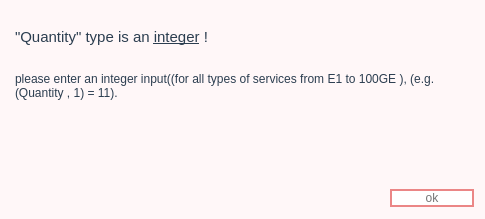
<?xml version="1.0" encoding="UTF-8"?>
<ui version="4.0">
 <class>Quantity_type_error</class>
 <widget class="QWidget" name="Quantity_type_error">
  <property name="geometry">
   <rect>
    <x>0</x>
    <y>0</y>
    <width>485</width>
    <height>219</height>
   </rect>
  </property>
  <property name="windowTitle">
   <string>Type Error</string>
  </property>
  <property name="windowIcon">
   <iconset resource="iconresources.qrc">
    <normaloff>:/newPrefix/error_icon.png</normaloff>:/newPrefix/error_icon.png</iconset>
  </property>
  <property name="styleSheet">
   <string notr="true">background-color: rgb(255, 247, 248);</string>
  </property>
  <layout class="QGridLayout" name="gridLayout">
   <item row="0" column="0" colspan="2">
    <widget class="QTextEdit" name="textEdit">
     <property name="styleSheet">
      <string notr="true">color:#2c3e50</string>
     </property>
     <property name="frameShape">
      <enum>QFrame::NoFrame</enum>
     </property>
     <property name="horizontalScrollBarPolicy">
      <enum>Qt::ScrollBarAlwaysOff</enum>
     </property>
     <property name="tabChangesFocus">
      <bool>false</bool>
     </property>
     <property name="readOnly">
      <bool>true</bool>
     </property>
     <property name="html">
      <string>&lt;!DOCTYPE HTML PUBLIC &quot;-//W3C//DTD HTML 4.0//EN&quot; &quot;http://www.w3.org/TR/REC-html40/strict.dtd&quot;&gt;
&lt;html&gt;&lt;head&gt;&lt;meta name=&quot;qrichtext&quot; content=&quot;1&quot; /&gt;&lt;style type=&quot;text/css&quot;&gt;
p, li { white-space: pre-wrap; }
&lt;/style&gt;&lt;/head&gt;&lt;body style=&quot; font-family:'MS Shell Dlg 2'; font-size:7.8pt; font-weight:400; font-style:normal;&quot;&gt;
&lt;p style=&quot; margin-top:0px; margin-bottom:0px; margin-left:0px; margin-right:0px; -qt-block-indent:0; text-indent:0px;&quot;&gt;&lt;span style=&quot; font-size:8pt;&quot;&gt; &lt;/span&gt;&lt;/p&gt;
&lt;p style=&quot; margin-top:0px; margin-bottom:0px; margin-left:0px; margin-right:0px; -qt-block-indent:0; text-indent:0px;&quot;&gt;&lt;span style=&quot; font-size:11pt;&quot;&gt;&amp;quot;Quantity&amp;quot; type is an &lt;/span&gt;&lt;span style=&quot; font-size:11pt; text-decoration: underline;&quot;&gt;integer&lt;/span&gt;&lt;span style=&quot; font-size:11pt;&quot;&gt; !  &lt;/span&gt;&lt;/p&gt;
&lt;p style=&quot; margin-top:0px; margin-bottom:0px; margin-left:0px; margin-right:0px; -qt-block-indent:0; text-indent:0px;&quot;&gt;&lt;span style=&quot; font-size:8pt;&quot;&gt; &lt;/span&gt;&lt;/p&gt;
&lt;p style=&quot;-qt-paragraph-type:empty; margin-top:0px; margin-bottom:0px; margin-left:0px; margin-right:0px; -qt-block-indent:0; text-indent:0px; font-size:8pt;&quot;&gt;&lt;br /&gt;&lt;/p&gt;
&lt;p style=&quot; margin-top:0px; margin-bottom:0px; margin-left:0px; margin-right:0px; -qt-block-indent:0; text-indent:0px;&quot;&gt;&lt;span style=&quot; font-size:9pt;&quot;&gt;please enter an integer input((for all types of services from E1 to 100GE ), (e.g. (Quantity , 1) = 11).&lt;/span&gt;&lt;/p&gt;&lt;/body&gt;&lt;/html&gt;</string>
     </property>
    </widget>
   </item>
   <item row="1" column="0">
    <spacer name="horizontalSpacer">
     <property name="orientation">
      <enum>Qt::Horizontal</enum>
     </property>
     <property name="sizeHint" stdset="0">
      <size>
       <width>40</width>
       <height>20</height>
      </size>
     </property>
    </spacer>
   </item>
   <item row="1" column="1">
    <widget class="QPushButton" name="pushButton">
     <property name="styleSheet">
      <string notr="true">QPushButton {
	
	
	font: 75 10pt &quot;Bahnschrift Condensed&quot;;
	background-color:#FFFFFF;
	color: rgb(117, 117, 117);
    border: 2px solid #Eb8686; min-width: 80px;
	border-color: #Eb8686; 
    border-radius: 10px;
}

QPushButton:pressed {
    background-color: qlineargradient(x1: 0, y1: 0, x2: 0, y2: 1,
                                      stop: 0 #dadbde, stop: 1 #f6f7fa);
}

QPushButton:flat {
    border: none; /* no border for a flat push button */
}

QPushButton:default {
    border-color: navy; /* make the default button prominent */
}</string>
     </property>
     <property name="text">
      <string>ok</string>
     </property>
    </widget>
   </item>
  </layout>
 </widget>
 <resources>
  <include location="iconresources.qrc"/>
 </resources>
 <connections/>
</ui>
